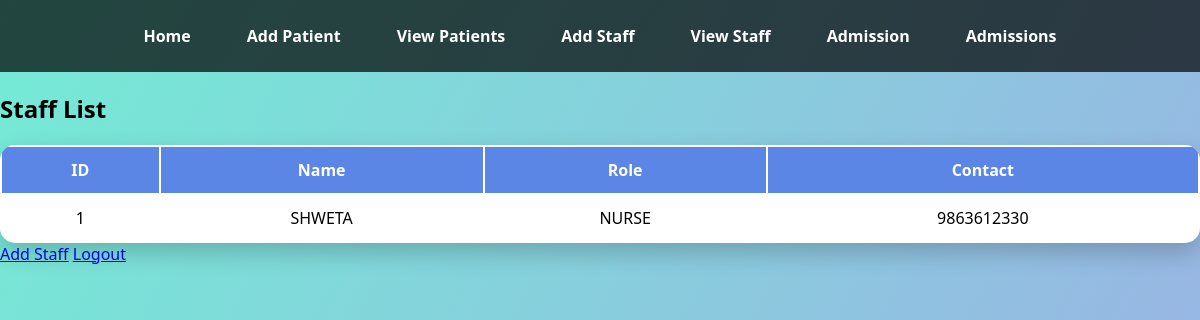
The page /view_staff on the database its author committed.
### database.py (models this page shows)
class Staff(db.Model):
    id = db.Column(db.Integer, primary_key=True)
    name = db.Column(db.String(100), nullable=False)
    role = db.Column(db.String(100), nullable=False)
    contact = db.Column(db.String(15), nullable=False)

### app.py (the view)
@app.route("/view_staff")
def view_staff():
    staff_list = Staff.query.all()
    return render_template("view_staff.html", staff_list=staff_list)

### templates/view_staff.html (shortened to what this page needs)
<!DOCTYPE html>
<html lang="en">
<head>
    <link rel="stylesheet" href="{{ url_for('static', filename='style.css') }}">
</head>
<body>
<nav class="navbar">
    <a href="/home">Home</a>
    <a href="/add_patient">Add Patient</a>
    <a href="/view_patients">View Patients</a>
    <a href="/add_staff">Add Staff</a>
    <a href="/view_staff">View Staff</a>
    <a href="/admission">Admission</a>
    <a href="/view_admission">Admissions</a>
</nav>
<h2 class="page-title">Staff List</h2>
<div class="table-container">
    <table class="styled-table">
        <thead>
            <tr>
                <th>ID</th>
                <th>Name</th>
                <th>Role</th>
                <th>Contact</th>
            </tr>
        </thead>
        <tbody>
            {% for staff in staff_list %}
            <tr>
                <td>{{ staff.id }}</td>
                <td>{{ staff.name }}</td>
                <td>{{ staff.role }}</td>
                <td>{{ staff.contact }}</td>
            </tr>
            {% else %}
            <tr>
                <td colspan="4" style="text-align:center;">No staff found</td>
            </tr>
            {% endfor %}
        </tbody>
    </table>
</div>
<div class="bottom-links">
    <a href="/add_staff">Add Staff</a>
    <a href="/logout">Logout</a>
</div>
</body>
</html>

### static/style.css (style rules this page uses)
body { margin: 0; font-family: 'Segoe UI', sans-serif; background: linear-gradient(120deg, #74ebd5, #9face6); min-height: 100vh; }
.navbar { background: rgba(0,0,0,0.7); padding: 15px; display: flex; justify-content: center; gap: 20px; }
.navbar a { color: white; text-decoration: none; font-weight: bold; padding: 10px 18px; border-radius: 20px; transition: 0.3s; }
table { width: 100%; background: white; border-radius: 15px; overflow: hidden; box-shadow: 0 10px 25px rgba(0,0,0,0.2); }
th, td { padding: 12px; text-align: center; }
th { background: #5b86e5; color: white; }

### rows shown on the page
Staff: id "1", name "SHWETA", role "NURSE", contact "9863612330"
